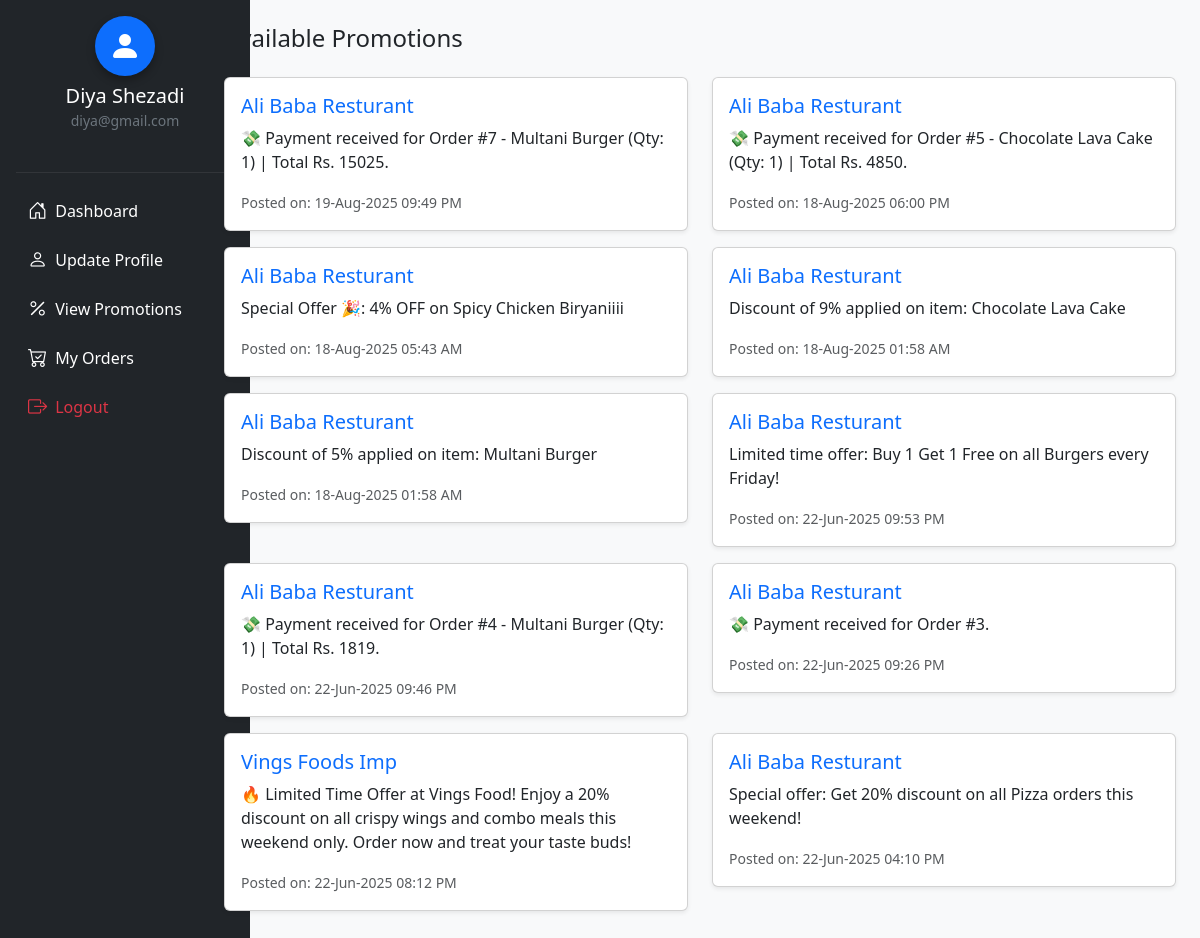
The page /customer/view_promotions.php (signed in) on the database its author committed.
### tables this page shows
CREATE TABLE `tbl_promotions` (
  `id` int(11) NOT NULL,
  `restaurant_id` int(11) DEFAULT NULL,
  `message` text DEFAULT NULL,
  `created_at` timestamp NOT NULL DEFAULT current_timestamp()
);

CREATE TABLE `tblrestaurants_delivery` (
  `id` int(11) NOT NULL,
  `name` varchar(100) DEFAULT NULL,
  `type` enum('restaurant','rider') DEFAULT NULL,
  `contact` varchar(20) DEFAULT NULL,
  `address` varchar(255) DEFAULT NULL,
  `status` varchar(20) DEFAULT 'active',
  `created_at` timestamp NOT NULL DEFAULT current_timestamp(),
  `password` varchar(100) NOT NULL
);

### customer/view_promotions.php (the view, shortened to what this page needs)
<?php
include("../dbconnection.php");
$promotions = mysqli_query($conn, "
    SELECT p.*, r.name AS restaurant_name
    FROM tbl_promotions p
    JOIN tblrestaurants_delivery r ON p.restaurant_id = r.id
    ORDER BY p.created_at DESC
");
?>
<!DOCTYPE html>
<html>
<head>
  <link href="https://cdn.jsdelivr.net/npm/bootstrap@5.3.0/dist/css/bootstrap.min.css" rel="stylesheet">
</head>
<body class="bg-light">
<div class="container-fluid">
  <div class="row">
    <div class="col-md-3 col-lg-2 p-0 bg-dark text-white" style="min-height: 100vh; overflow-y: auto;">
      <?php include 'sidebar.php'; ?>
    </div>
    <div class="col-md-9 col-lg-10 p-4">
      <h4 class="mb-4">Available Promotions</h4>
      <?php if (mysqli_num_rows($promotions) > 0): ?>
        <div class="row">
          <?php while ($promo = mysqli_fetch_assoc($promotions)) { ?>
            <div class="col-md-6 mb-3">
              <div class="card shadow-sm">
                <div class="card-body">
                  <h5 class="card-title text-primary"><?php echo $promo['restaurant_name']; ?></h5>
                  <p class="card-text"><?php echo $promo['message']; ?></p>
                  <small class="text-muted">Posted on: <?php echo date("d-M-Y h:i A", strtotime($promo['created_at'])); ?></small>
                </div>
              </div>
            </div>
          <?php } ?>
        </div>
      <?php else: ?>
        <div class="alert alert-info">No promotions available at this time.</div>
      <?php endif; ?>
    </div>
  </div>
</div>
</body>
</html>

### rows shown on the page
tbl_promotions: tblrestaurants_delivery.name "Ali Baba Resturant", message "💸 Payment received for Order #7 - Multani Burger (Qty: 1) | Total Rs. 15025.", created_at "19-Aug-2025 09:49 PM"
tbl_promotions: tblrestaurants_delivery.name "Ali Baba Resturant", message "💸 Payment received for Order #5 - Chocolate Lava Cake (Qty: 1) | Total Rs. 4850.", created_at "18-Aug-2025 06:00 PM"
tbl_promotions: tblrestaurants_delivery.name "Ali Baba Resturant", message "Special Offer 🎉: 4% OFF on Spicy Chicken Biryaniiii", created_at "18-Aug-2025 05:43 AM"
tbl_promotions: tblrestaurants_delivery.name "Ali Baba Resturant", message "Discount of 9% applied on item: Chocolate Lava Cake", created_at "18-Aug-2025 01:58 AM"
tbl_promotions: tblrestaurants_delivery.name "Ali Baba Resturant", message "Discount of 5% applied on item: Multani Burger", created_at "18-Aug-2025 01:58 AM"
tbl_promotions: tblrestaurants_delivery.name "Ali Baba Resturant", message "Limited time offer: Buy 1 Get 1 Free on all Burgers every Friday!", created_at "22-Jun-2025 09:53 PM"
tbl_promotions: tblrestaurants_delivery.name "Ali Baba Resturant", message "💸 Payment received for Order #4 - Multani Burger (Qty: 1) | Total Rs. 1819.", created_at "22-Jun-2025 09:46 PM"
tbl_promotions: tblrestaurants_delivery.name "Ali Baba Resturant", message "💸 Payment received for Order #3.", created_at "22-Jun-2025 09:26 PM"
tbl_promotions: tblrestaurants_delivery.name "Vings Foods Imp", message "🔥 Limited Time Offer at Vings Food! Enjoy a 20% discount on all crispy wings and combo meals this weekend only. Order now and treat your taste buds!", created_at "22-Jun-2025 08:12 PM"
tbl_promotions: tblrestaurants_delivery.name "Ali Baba Resturant", message "Special offer: Get 20% discount on all Pizza orders this weekend!", created_at "22-Jun-2025 04:10 PM"

### other values the page prints
$customerName "Diya Shezadi"
$customerEmail "diya@gmail.com"
